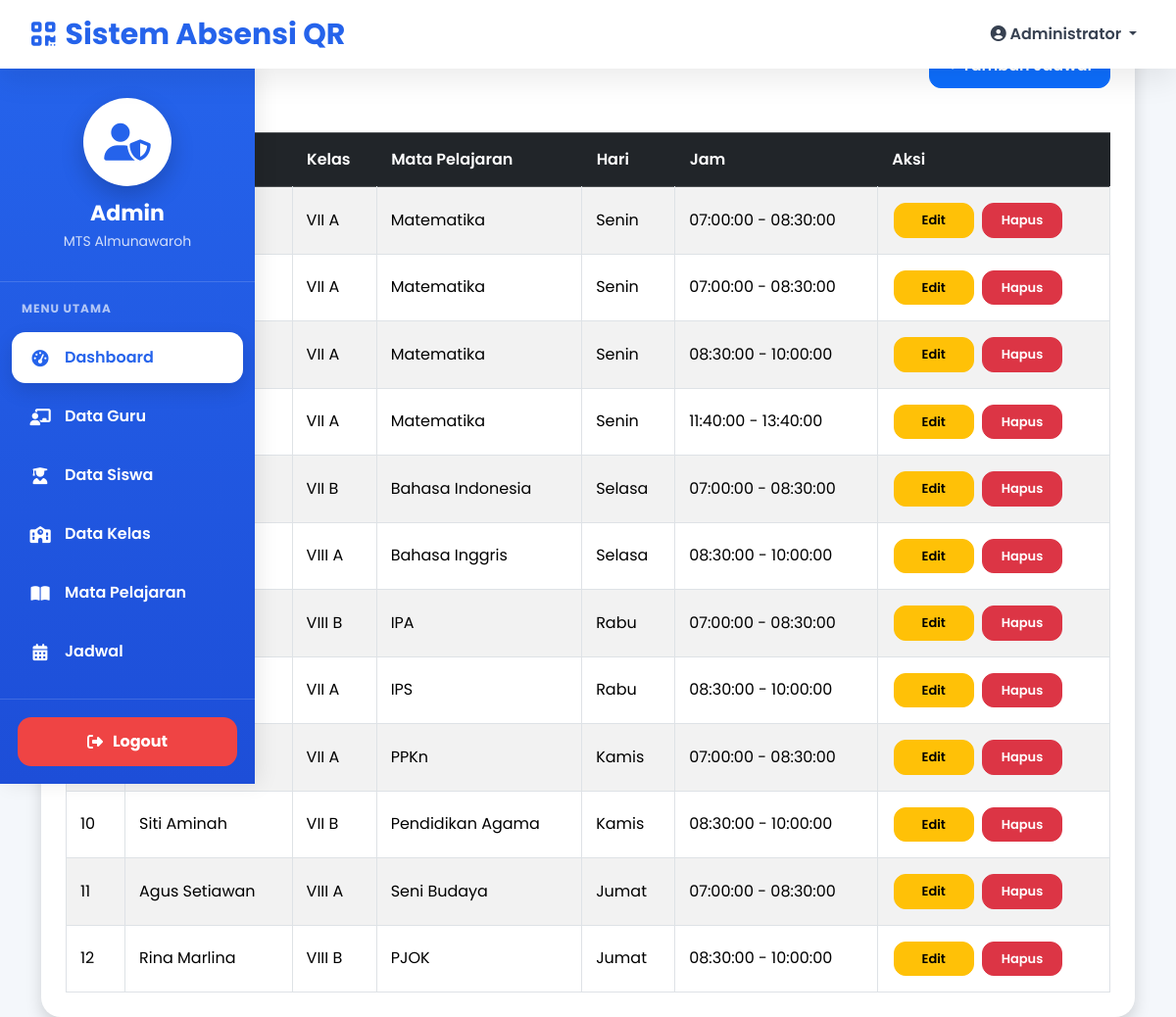
/admin/jadwal/index.php (signed in), run on the app's committed database.
### tables this page shows
CREATE TABLE `jadwal` (
  `id_jadwal` int(11) NOT NULL,
  `id_guru` int(11) NOT NULL,
  `id_kelas` int(11) NOT NULL,
  `id_mapel` int(11) NOT NULL,
  `hari` enum('Senin','Selasa','Rabu','Kamis','Jumat','Sabtu') DEFAULT NULL,
  `jam_mulai` time DEFAULT NULL,
  `jam_selesai` time DEFAULT NULL
);

CREATE TABLE `guru` (
  `id_guru` int(11) NOT NULL,
  `nip` varchar(30) NOT NULL,
  `nama_guru` varchar(100) NOT NULL,
  `jk` enum('L','P') DEFAULT NULL,
  `no_hp` varchar(15) DEFAULT NULL,
  `alamat` text DEFAULT NULL
);

CREATE TABLE `kelas` (
  `id_kelas` int(11) NOT NULL,
  `kode_kelas` varchar(10) NOT NULL,
  `nama_kelas` varchar(50) NOT NULL,
  `wali_kelas` varchar(100) DEFAULT NULL
);

CREATE TABLE `mapel` (
  `id_mapel` int(11) NOT NULL,
  `kode_mapel` varchar(10) NOT NULL,
  `nama_mapel` varchar(100) NOT NULL
);

### admin/jadwal/index.php (the view, shortened to what this page needs)
<?php
require_once "../../config/koneksi.php";
include "../../layout/header.php";
include "../../layout/sidebar.php";
?>
<div class="container mt-4">
    <div class="card shadow">
        <div class="card-header d-flex justify-content-between align-items-center">
            <h4>Data Jadwal</h4>
            <a href="tambah.php" class="btn btn-primary">
            </a>
        </div>
        <div class="card-body">
            <table class="table table-bordered table-striped">
                <thead class="table-dark">
                    <tr>
                        <th>No</th>
                        <th>Guru</th>
                        <th>Kelas</th>
                        <th>Mata Pelajaran</th>
                        <th>Hari</th>
                        <th>Jam</th>
                        <th>Aksi</th>
                    </tr>
                </thead>
                <tbody>
                <?php
                $no = 1;
                $query = mysqli_query($koneksi,"
                    SELECT
                        jadwal.*,
                        guru.nama_guru,
                        kelas.nama_kelas,
                        mapel.nama_mapel
                    FROM jadwal
                    JOIN guru
                        ON jadwal.id_guru = guru.id_guru
                    JOIN kelas
                        ON jadwal.id_kelas = kelas.id_kelas
                    JOIN mapel
                        ON jadwal.id_mapel = mapel.id_mapel
                    ORDER BY hari ASC, jam_mulai ASC
                ");
                while($data = mysqli_fetch_assoc($query)){
                ?>
                    <tr>
                        <td><?= $no++; ?></td>
                        <td><?= $data['nama_guru']; ?></td>
                        <td><?= $data['nama_kelas']; ?></td>
                        <td><?= $data['nama_mapel']; ?></td>
                        <td><?= $data['hari']; ?></td>
                        <td><?= $data['jam_mulai']; ?> - <?= $data['jam_selesai']; ?></td>
                        <td>
                            <a href="edit.php?id=<?= $data['id_jadwal']; ?>" class="btn btn-warning btn-sm">
                                Edit
                            </a>
                            <a href="hapus.php?id=<?= $data['id_jadwal']; ?>"
                               class="btn btn-danger btn-sm"
                               onclick="return confirm('Yakin ingin menghapus data?')">
                                Hapus
                            </a>
                        </td>
                    </tr>
                <?php } ?>
                </tbody>
            </table>
        </div>
    </div>
</div>
<?php include "../../layout/footer.php"; ?>

### layout/header.php (style rules this page uses)
:root { --primary:#2563eb; --primary-dark:#1d4ed8; --success:#16a34a; --danger:#dc2626; --warning:#f59e0b; --info:#0ea5e9; --white:#ffffff; --text:#1f2937; --border:#e5e7eb; --background:#f4f7fb; --radius:18px; --shadow:0 12px 30px rgba(0,0,0,.08); }
* { margin:0; padding:0; box-sizing:border-box; }
html { scroll-behavior:smooth; }
html, body { overflow-x:hidden; }
body { font-family:'Poppins',sans-serif; background:var(--background); color:var(--text); }
a { text-decoration:none; }
.container, .container-fluid { width:100%; }
.card { border:none; border-radius:20px; box-shadow:0 10px 25px rgba(0,0,0,.08); overflow:hidden; background:#fff; }
.card-header { background:#fff; border-bottom:none; padding:20px 25px; font-size:18px; font-weight:700; color:#1f2937; }
.card-body { padding:25px; }
.btn { border-radius:12px; font-weight:600; padding:10px 18px; transition:.25s; }
.btn-sm { padding:7px 14px; font-size:13px; }
.table { margin-bottom:0; }
.table thead { background:#2563eb; color:#fff; }
.table thead th { border:none; padding:15px; font-weight:600; vertical-align:middle; }
.table tbody td { padding:14px; vertical-align:middle; }
.table tbody tr { transition:.25s; }
.table .btn { min-width:82px; margin:2px; }

### data on the page
jadwal: id_guru.nama_guru "Syeftri Azinur", id_kelas.nama_kelas "VII A", id_mapel.nama_mapel "Matematika", hari "Senin", jam_mulai "07:00:00", jam_selesai "08:30:00"
jadwal: id_kelas.nama_kelas "VII A", id_mapel.nama_mapel "Matematika", hari "Senin", jam_mulai "07:00:00", jam_selesai "08:30:00"
jadwal: id_kelas.nama_kelas "VII A", id_mapel.nama_mapel "Matematika", hari "Senin", jam_mulai "08:30:00", jam_selesai "10:00:00"
jadwal: id_guru.nama_guru "Budi Santoso", id_kelas.nama_kelas "VII A", id_mapel.nama_mapel "Matematika", hari "Senin", jam_mulai "11:40:00", jam_selesai "13:40:00"
jadwal: id_guru.nama_guru "Siti Aminah", id_kelas.nama_kelas "VII B", id_mapel.nama_mapel "Bahasa Indonesia", hari "Selasa", jam_mulai "07:00:00", jam_selesai "08:30:00"
jadwal: id_kelas.nama_kelas "VIII A", id_mapel.nama_mapel "Bahasa Inggris", hari "Selasa", jam_mulai "08:30:00", jam_selesai "10:00:00"
jadwal: id_kelas.nama_kelas "VIII B", id_mapel.nama_mapel "IPA", hari "Rabu", jam_mulai "07:00:00", jam_selesai "08:30:00"
jadwal: id_kelas.nama_kelas "VII A", id_mapel.nama_mapel "IPS", hari "Rabu", jam_mulai "08:30:00", jam_selesai "10:00:00"
jadwal: id_kelas.nama_kelas "VII A", id_mapel.nama_mapel "PPKn", hari "Kamis", jam_mulai "07:00:00", jam_selesai "08:30:00"
jadwal: id_guru.nama_guru "Siti Aminah", id_kelas.nama_kelas "VII B", id_mapel.nama_mapel "Pendidikan Agama", hari "Kamis", jam_mulai "08:30:00", jam_selesai "10:00:00"
jadwal: id_guru.nama_guru "Agus Setiawan", id_kelas.nama_kelas "VIII A", id_mapel.nama_mapel "Seni Budaya", hari "Jumat", jam_mulai "07:00:00", jam_selesai "08:30:00"
jadwal: id_guru.nama_guru "Rina Marlina", id_kelas.nama_kelas "VIII B", id_mapel.nama_mapel "PJOK", hari "Jumat", jam_mulai "08:30:00", jam_selesai "10:00:00"

### other printed values
$_SESSION['nama'] "Administrator"
